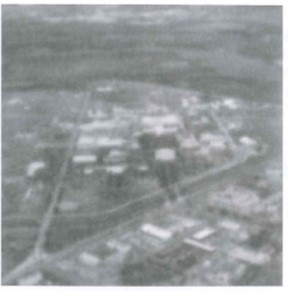
%> input picture DIP HW5_1/Fig5.25.jpg, 288 x 291 px
$ octave HW5.m   (GNU Octave 9; MATLAB toolbox functions it lacks are replaced by stand-ins)
%> lines starting %> are read from the running program, lines starting %| are printed output that depends on the picture
clc;
clear all;
close all;
image=im2gray(imread('Fig5.25.jpg'));
%> image: size 291x288 uint8; min 92, max 255, mean 151.8
image=imresize(image,[256 256])
%> image: size 256x256 uint8

x=fspecial('gaussian',260,2);
y=(imfilter(image,x,'circular'));
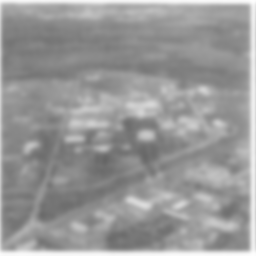
%> y: size 256x256 uint8; min 101, max 254, mean 151.8

F = zeros(size(image));
G = fftshift(fft2(y));

H = fftshift(fft2(x));

R=55;

for i=1:size(image,2)
    for j=1:size(image,1)
        di = i - size(image,2)/2;
        dj = j - size(image,1)/2;
        if di^2 + dj^2 <= R^2;
        F(j,i) = G(j,i)./H(j,i);
        end
    end
end

inverse_filtered = abs(ifftshift(ifft2(F)));
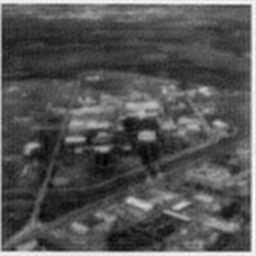
%> inverse_filtered: size 256x256 double; min 94.64, max 270.1, mean 153.2; drawn with min black and max white
figure,imshow(inverse_filtered, []);
